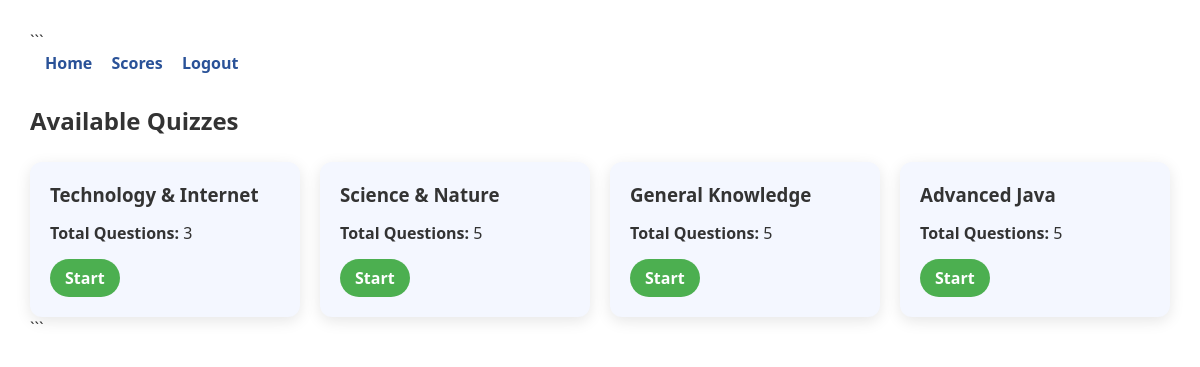
/dashboard/player (signed in), run on the app's committed database.
### models.py (models this page shows)
class Quiz(db.Model):
    __tablename__ = "quiz"
    id = db.Column(db.Integer, primary_key=True)
    title = db.Column(db.String(200), nullable=False)
    duration = db.Column(db.Integer, nullable=False)
    created_at = db.Column(
        db.DateTime,
        default=datetime.utcnow,
        nullable=False
    )
    creator_id = db.Column(
        db.Integer,
        db.ForeignKey("user.id", ondelete="CASCADE"),
        nullable=False
    )
    questions = db.relationship(
        "Question",
        backref="quiz",
        lazy=True,
        cascade="all, delete-orphan"
    )
    scores = db.relationship(
        "Score",
        backref="quiz",
        lazy=True,
        cascade="all, delete"
    )

### app.py (the view)
@app.route("/dashboard/player")
@login_required
def dashboard_player():
    if current_user.role != "player":
        flash("Access Denied!", "danger")
        return redirect(url_for("home"))
    quizzes = Quiz.query.all()
    return render_template(
        "dashboard_player.html",
        quizzes=quizzes,
        username=current_user.username
    )

### app.py (called while the page is built)
@login_manager.user_loader
def load_user(user_id):
    return User.query.get(int(user_id))

### templates/dashboard_player.html
{% extends "layout.html" %}
{% block content %}
<div class="dashboard-wrapper">
```
<div class="top-nav">
    <div class="nav-links">
        <a href="{{ url_for('dashboard_player') }}">Home</a>
        <a href="{{ url_for('view_scores') }}">Scores</a>
        <a href="{{ url_for('logout') }}">Logout</a>
    </div>
</div>
<h2 class="page-title">Available Quizzes</h2>
<div class="quiz-grid">
    {% if quizzes %}
        {% for quiz in quizzes %}
        <div class="quiz-card">
            <h3>{{ quiz.title }}</h3>
            <p>
                <strong>Total Questions:</strong>
                {{ quiz.questions|length }}
            </p>
            <div class="card-buttons">
                <a href="{{ url_for('attempt_quiz', quiz_id=quiz.id) }}"
                   class="btn start-btn">
                    Start
                </a>
            </div>
        </div>
        {% endfor %}
    {% else %}
        <p>No quizzes available.</p>
    {% endif %}
</div>
```
</div>
{% endblock %}

### static/css/style.css (style rules this page uses)
* { margin: 0; padding: 0; box-sizing: border-box; font-family: 'Segoe UI', sans-serif; }
body { background: linear-gradient(135deg, #1e3c72, #2a5298); min-height: 100vh; color: #333; }
h1, h2, h3 { margin-bottom: 15px; }
a { text-decoration: none; }
body { margin: 0; font-family: 'Segoe UI', sans-serif; background: linear-gradient(135deg, #667eea, #764ba2); min-height: 100vh; }
.btn { width: 100%; padding: 12px; background: #2a5298; color: white; border: none; border-radius: 8px; font-weight: bold; cursor: pointer; transition: 0.3s; }
.dashboard-wrapper, .host-wrapper, .admin-wrapper { padding: 30px; background: white; min-height: 100vh; }
.top-nav, .top-bar, .admin-top-bar { display: flex; justify-content: space-between; margin-bottom: 30px; }
.nav-links a { margin-left: 15px; font-weight: 600; color: #2a5298; }
.page-title { margin-bottom: 25px; }
.quiz-grid { display: grid; grid-template-columns: repeat(auto-fit, minmax(250px, 1fr)); gap: 20px; }
.quiz-card { background: #f4f7ff; padding: 20px; border-radius: 12px; box-shadow: 0 4px 15px rgba(0,0,0,0.1); transition: 0.3s; }
.start-btn { display: inline-block; width: auto; background-color: #4caf50; padding: 8px 15px; margin-top: 15px; border-radius: 20px; color: white; text-decoration: none; }
body { background: linear-gradient(135deg, #eef2ff, #dbeafe); font-family: 'Segoe UI', sans-serif; }

### data on the page
Quiz: title "Technology & Internet", questions|length "3"
Quiz: title "Science & Nature", questions|length "5"
Quiz: title "General Knowledge", questions|length "5"
Quiz: title "Advanced Java", questions|length "5"
